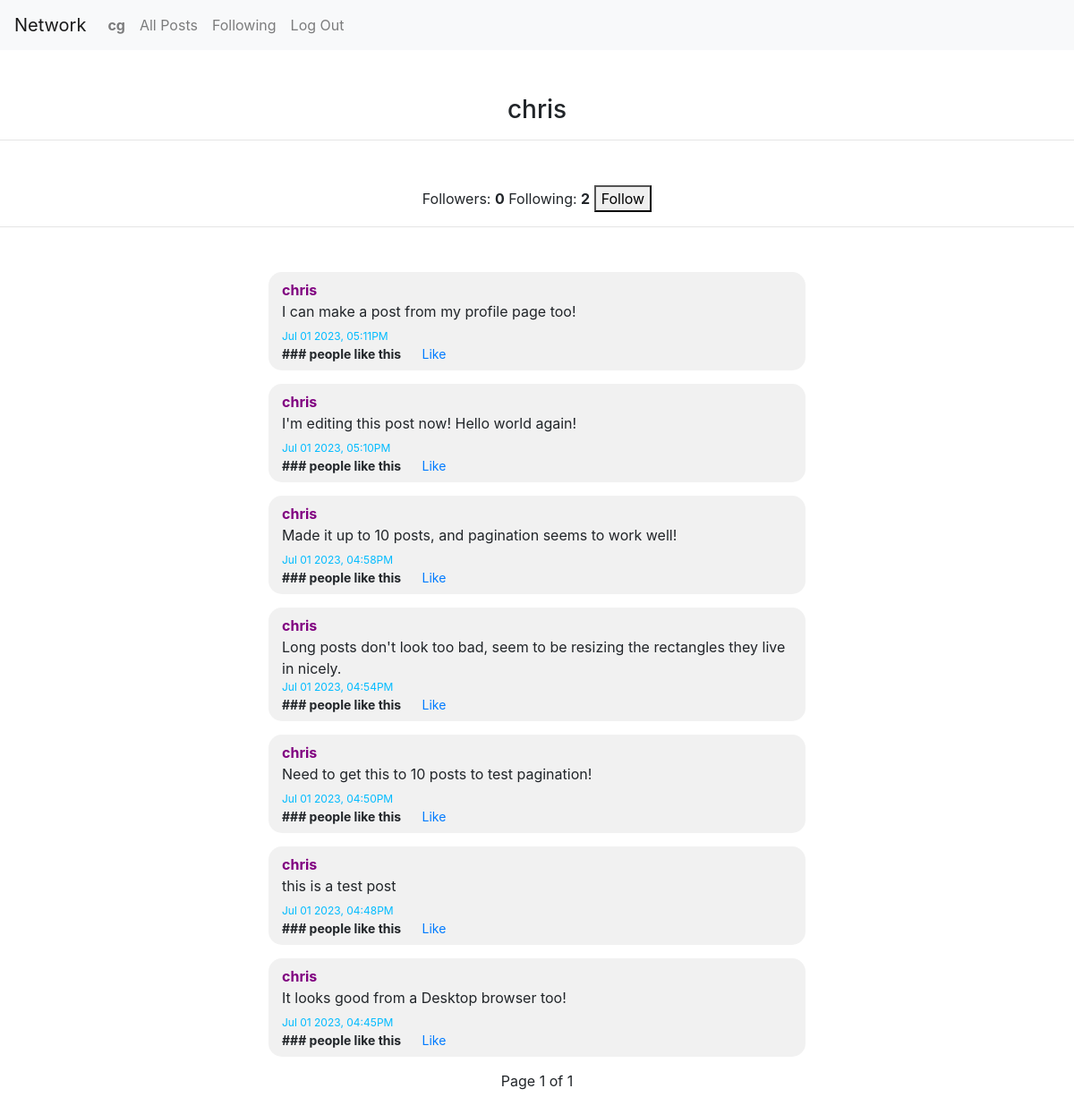
The page /profile/chris (signed in) on the database its author committed.
### network/models.py (models this page shows, shortened)
class User(AbstractUser):
    def __str__(self):
        return self.username

class Post(models.Model):
    user_id = models.ForeignKey(User, on_delete=models.CASCADE)
    post = models.TextField(max_length = 500)
    timestamp = models.CharField(max_length=24)
    fmtTime = models.CharField(max_length=24)

### network/views.py (the view)
# urls.py: path("profile/<str:userProfile>", views.profile, name="profile"),
def profile(request, userProfile):
    posts = Post.objects.filter(user_id=User.objects.get(username=userProfile)).order_by('-timestamp')
    p = Paginator(posts, 10)
    page = request.GET.get('page')
    pagedPosts = p.get_page(page)
    followers = Follow.objects.filter(following_id=User.objects.get(username=userProfile)).count()
    following = Follow.objects.filter(follower_id=User.objects.get(username=userProfile)).count()
    if(request.user.is_authenticated):
        currentlyFollowingUser = Follow.objects.filter(follower_id = request.user, following_id = User.objects.get(username=userProfile)).exists()
    else:
        currentlyFollowingUser = False
    return render(request, "network/profile.html", {'userProfile':userProfile, 'posts':pagedPosts, 'followers':followers, 'following':following, 'currentlyFollowingUser':currentlyFollowingUser})

### network/templates/network/profile.html (shortened to what this page needs)
{% extends "network/layout.html" %}
{% load static %}
{% block body %}
    <div style="margin-top:50px; text-align:center">
        <h3>{{ userProfile }}</h3>
        <hr>
    </div>
    <div style="margin-top:50px; text-align:center">
        Followers: <strong id="followerCount">{{ followers }}</strong>
        Following: <strong>{{ following }}</strong>
        {% if user.is_authenticated and user.username != userProfile %}
            {% if currentlyFollowingUser %}
                <button id="followButton" data-action="unfollow">Unfollow</button>
            {% else %}
                <button id="followButton" data-action="follow">Follow</button>
            {% endif %}
        {% endif %}
        <hr>
    </div>
    <div style="margin-top:50px; text-align:center">
        {% for post in posts %}
            <div class="post" id="post_{{ post.id }}">
                <div style="font-weight:bold">
                    <a href="{% url 'profile' post.user_id %}" style="color:purple">{{ post.user_id }}</a>
                </div>
                <div name="post_body" id="post_body_{{ post.id }}" data-id="{{ post.id }}" style="flex-grow:1">{{ post.post }} </div>
                <div style="color:rgb(0, 187, 255); font-size:12px;">{{ post.fmtTime }}</div>
                {% if user.is_authenticated %}
                <span style="font-size:14px">
                    <strong>
                        <span name="like_count" id="like_count_{{ post.id }}" data-id="{{ post.id }}">
                            ###
                        </span>
                         people like this
                    </strong>
                    <a name="like_link" id="like_link_{{ post.id }}" data-id="{{ post.id }}" href="#a" style="margin-left:20px">Like</a>
                </span>
                {% endif %}
            </div>
        {% endfor %}
        Page {{ posts.number }} of {{ posts.paginator.num_pages }}
    </div>
    <br><br><br>
{% endblock %}

### network/templates/network/layout.html (shortened to what this page needs)
{% load static %}
<!DOCTYPE html>
<html lang="en">
    <head>
        <link rel="stylesheet" href="https://stackpath.bootstrapcdn.com/bootstrap/4.4.1/css/bootstrap.min.css">
        <link href="{% static 'network/styles.css' %}" rel="stylesheet">
    </head>
    <body>
        <nav class="navbar navbar-expand-lg navbar-light bg-light">
            <a class="navbar-brand" href="{% url 'index' %}">Network</a>
            <div>
              <ul class="navbar-nav mr-auto">
                {% if user.is_authenticated %}
                    <li class="nav-item">
                        <a class="nav-link" href="{% url 'profile' user.username %}"><strong>{{ user.username }}</strong></a>
                    </li>
                {% endif %}
                <li class="nav-item">
                  <a class="nav-link" href="{% url 'index' %}">All Posts</a>
                </li>
                {% if user.is_authenticated %}
                    <li class="nav-item">
                        <a class="nav-link" href="{% url 'following' %}">Following</a>
                    </li>
                    <li class="nav-item">
                        <a class="nav-link" href="{% url 'logout' %}">Log Out</a>
                    </li>
                {% endif %}
              </ul>
            </div>
          </nav>
        <div class="body">
            {% block body %}
            {% endblock %}
        </div>
    </body>
</html>

### network/static/network/styles.css (style rules this page uses)
.post { background-color:rgb(241, 241, 241); border-radius:15px; width:50%; min-height:110px; margin:auto; margin-bottom:15px; text-align:left; padding:8px; padding-left:15px; position:relative; display:flex; flex-direction:column; }

### rows shown on the page
User: username "cg"
User: username "chris"
Post: user_id "chris", post "I can make a post from my profile page too!", fmtTime "Jul 01 2023, 05:11PM"
Post: user_id "chris", post "I'm editing this post now! Hello world again!", fmtTime "Jul 01 2023, 05:10PM"
Post: user_id "chris", post "Made it up to 10 posts, and pagination seems to work well!", fmtTime "Jul 01 2023, 04:58PM"
Post: user_id "chris", post "Long posts don't look too bad, seem to be resizing the rectangles they live in nicely.", fmtTime "Jul 01 2023, 04:54PM"
Post: user_id "chris", post "Need to get this to 10 posts to test pagination!", fmtTime "Jul 01 2023, 04:50PM"
Post: user_id "chris", post "this is a test post", fmtTime "Jul 01 2023, 04:48PM"
Post: user_id "chris", post "It looks good from a Desktop browser too!", fmtTime "Jul 01 2023, 04:45PM"

### other values the page prints
{{ followers }} "0"
{{ following }} "2"
{{ posts.number }} "1"
{{ posts.paginator.num_pages }} "1"
